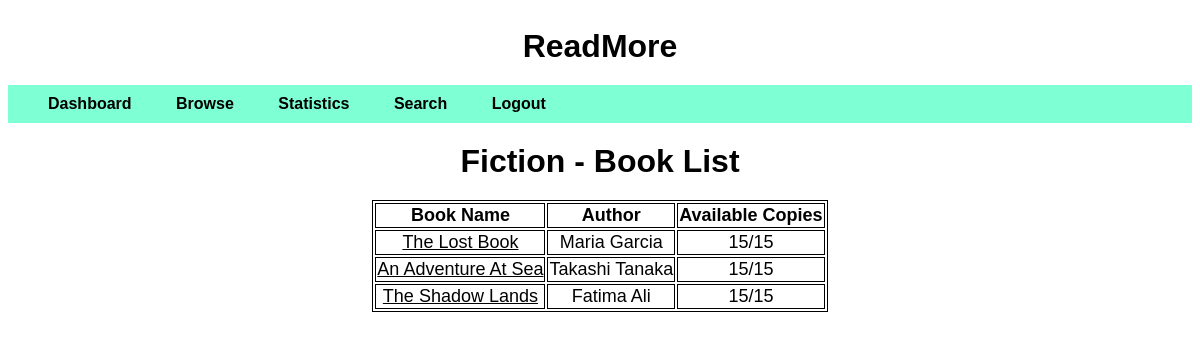
The page /1/browse/Fiction on the database its author committed.
### dbs.py (models this page shows)
class Section(db.Model):
    __tablename__="section"
    id = db.Column(db.Integer, autoincrement=True, primary_key=True)
    name = db.Column(db.String, unique=True)
    date_created = db.Column(db.DateTime, default = datetime.utcnow)
    description = db.Column(db.String)
    books = db.relationship('Book', backref='section')

class Book(db.Model):
    __tablename__="book"
    id = db.Column(db.Integer, autoincrement=True, primary_key=True)
    name = db.Column(db.String, nullable=False)
    content = db.Column(db.String, nullable=False)
    author_id=db.Column(db.Integer, db.ForeignKey('author.id'))
    total_copies = db.Column(db.Integer, nullable=False)
    date_added = db.Column(db.DateTime, default = datetime.utcnow)
    section_id = db.Column(db.Integer, db.ForeignKey('section.id'), nullable=False)
    requests = db.relationship('Request', backref='book')
    feedbacks=db.relationship('Feedback',backref='book')

class Author(db.Model):
    __tablename__="author"
    id = db.Column(db.Integer, autoincrement=True, primary_key=True)
    name = db.Column(db.Integer, nullable=False)
    books = db.relationship('Book', backref='author')

### app.py (the view)
@app.route("/<u_name>/browse/<s_name>",methods=["GET","POST"])
def user_section_page(u_name,s_name):
    section=Section.query.filter_by(name=s_name).first()
    if request.method=="GET":
        return render_template("user_section_page.html",section=section,username=u_name)

### app.py (called while the page is built)
@app.context_processor
def utility_processor():
    def available_copies(book):
        return str(book.total_copies-len(Request.query.filter_by(book_id=book.id).filter_by(status="active").all()))
    return dict(available_copies=available_copies)

@app.context_processor
def utility_processor():
    def current_books(username):
        user_id=User.query.filter_by(username=username).first().id
        book_list=Request.query.filter_by(user_id=user_id).filter_by(status="active").all()
        return [[Book.query.filter_by(id=i.book_id).first(),i.issue_date+timedelta(days=7)] for i in book_list]
    return dict(current_books=current_books)

@app.context_processor
def utility_processor():
    def pending_books(username):
        user_id=User.query.filter_by(username=username).first().id
        book_list=Request.query.filter_by(user_id=user_id).filter_by(status="pending").all()
        return [Book.query.filter_by(id=i.book_id).first() for i in book_list]
    return dict(pending_books=pending_books)

@app.context_processor
def utility_processor():
    def past_books(username):
        user_id=User.query.filter_by(username=username).first().id
        book_list=Request.query.filter_by(user_id=user_id).filter((Request.status=="read")|(Request.status=="expired")).all()
        return [[Book.query.filter_by(id=i.book_id).first(),i.status] for i in book_list]
    return dict(past_books=past_books)

### templates/user_section_page.html (shortened to what this page needs)
<!DOCTYPE html>
<html lang="en">
<head>
    <link rel="stylesheet" href="../../static/general_page.css">
</head>
<body>
    <div class="main">
        <div class="fav">ReadMore</div>
        <div class="nav">
            <ul class="moveright">
                <li> <a href="{{url_for('user_dash',u_name=username)}}">Dashboard</a></li>
                <li><a href="{{url_for('browse',u_name=username)}}">Browse</a></li>
                <li><a href="{{url_for('user_statistics',u_name=username)}}">Statistics</a></li>
                <li><a href="{{url_for('user_search',u_name=username)}}">Search</a></li>
                <li><a href="{{url_for('login')}}">Logout</a></li>
            </ul>
        </div>
        <div class="heading">{{section.name}} - Book List</div>
        <table>
            <tr>
                <th>Book Name</th>
                <th>Author</th>
                <th>Available Copies</th>
            </tr>
        {% for book in section.books %}
            <tr class="book_rows">
                <td class="book_name"><a href="{{url_for('user_book_page',s_name=section.name,b_id=book.id,u_name=username)}}">{{book.name}}</a></td>
                <td class="author">{{book.author.name}}</td>
                {%set avail_copies=available_copies(book)%}
                <td class="tot_copies">{{avail_copies}}/{{book.total_copies}}</td>
            </tr>
        {% endfor %}
        </table>
    </div>
</body>
</html>

### static/general_page.css (style rules this page uses)
body { font-family: Arial; }
.fav { padding: 20px; font-size:xx-large; text-align: center; font-weight: bold; }
.nav { background-color: aquamarine; }
ul { list-style-type: none; margin: 0; padding-top: 10px; padding-bottom: 10px; padding-left: 20px; }
li { display: inline; padding: 20px; font-size: medium; text-align: center; vertical-align: center; font-weight: bold; }
li a { text-decoration:solid; }
.heading { padding:20px; font-size:xx-large; font-weight: bold; text-align: center; }
a { color: black; }
table, table th, table td { margin: auto; border-style: solid; border: 1px solid; text-align: center; font-size: large; }

### rows shown on the page
Section: name "Fiction"
Book: name "The Lost Book", author.name "Maria Garcia", total_copies "15"
Book: name "An Adventure At Sea", author.name "Takashi Tanaka", total_copies "15"
Book: name "The Shadow Lands", author.name "Fatima Ali", total_copies "15"
